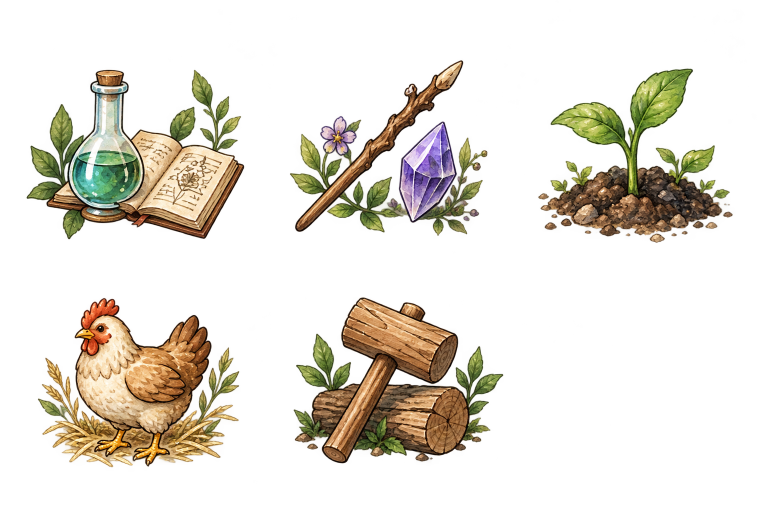
#> input picture assets/generated/hearthwood/character-emblems-v2.png, 1536 x 1024 px (shown at 1/2 size)
$ python build_character_art.py
#> lines starting #> are read from the running program, lines starting #| are printed output that depends on the picture
"""Reproduce the five textless dossier emblems from the original 3x2 sheet."""
import argparse
import hashlib
import json
from pathlib import Path
from PIL import Image

ROOT = Path(__file__).resolve().parents[1]
SOURCE = ROOT / "assets/generated/hearthwood/character-emblems-v2.png"
TARGET = ROOT / "assets/runtime/hearthwood/character"
MANIFEST = ROOT / "docs/art/character-art-v2.json"
CELLS = {"science": (0, 0), "magic": (1, 0), "planting": (2, 0), "ranching": (0, 1), "building": (1, 1)}

def sha(path):
    return hashlib.sha256(path.read_bytes()).hexdigest()

def run(check=False):
#> called with check = False
    records = []
    with Image.open(SOURCE) as original:
#> original is the input picture: PIL image 1536x1024 RGBA; mean R, G, B, A 74.6, 64.2, 37.7, 56.5
        assert original.size == (1536, 1024) and original.mode == "RGBA"
        for name, (x, y) in CELLS.items():
            crop = (x * 512, y * 512, (x + 1) * 512, (y + 1) * 512)
            image = original.crop(crop)
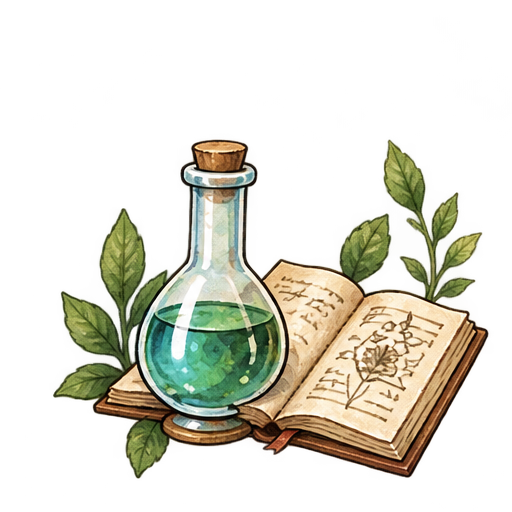
#> image: PIL image 512x512 RGBA; mean R, G, B, A 88.8, 84.7, 55.3, 78.9; transparent parts drawn white
            path = TARGET / (name + ".webp")
            if not check:
                TARGET.mkdir(parents=True, exist_ok=True)
                image.save(path, "WEBP", lossless=True, exact=True, method=6)
            with Image.open(path) as runtime:
                assert runtime.convert("RGBA").tobytes() == image.tobytes()
            records.append(dict(id=name, source_path=str(SOURCE.relative_to(ROOT)), source_sha256=sha(SOURCE),
                source_cell=list(crop), runtime_path=str(path.relative_to(ROOT)), sha256=sha(path),
                width=512, height=512, size_bytes=path.stat().st_size,
                processing="Exact 512px cell crop; lossless WebP; decoded RGBA equality. No recolor, resize or alpha changes."))
    data = dict(version=2, creator="OpenAI built-in image_gen", license="Original generated project artwork; no third-party license claimed.",
        reference="docs/art/references/character-dossier-concept-v2.png", prompt="assets/generated/hearthwood/character-emblems-v2.prompt.txt",
        rebuild="tools/build_character_art.py", rebuild_sha256=sha(Path(__file__)), records=records)
    if check:
        assert json.loads(MANIFEST.read_text()) == data
    else:
        MANIFEST.write_text(json.dumps(data, indent=2) + "\n")
    print(f"PASS: {len(records)} emblems, {sum(r['size_bytes'] for r in records):,} bytes; exact source crops verified")

if __name__ == "__main__":
    parser = argparse.ArgumentParser(description=__doc__)
    parser.add_argument("--check", action="store_true")
    run(parser.parse_args().check)
